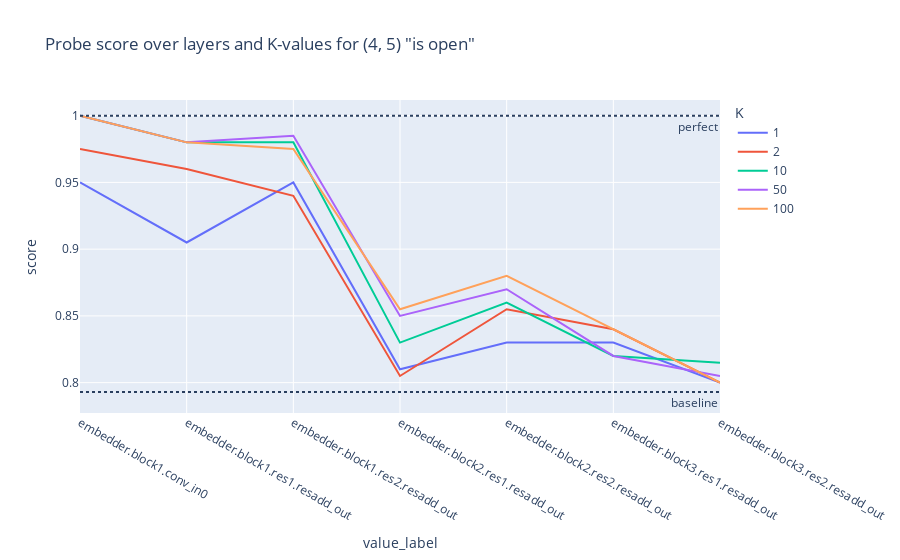
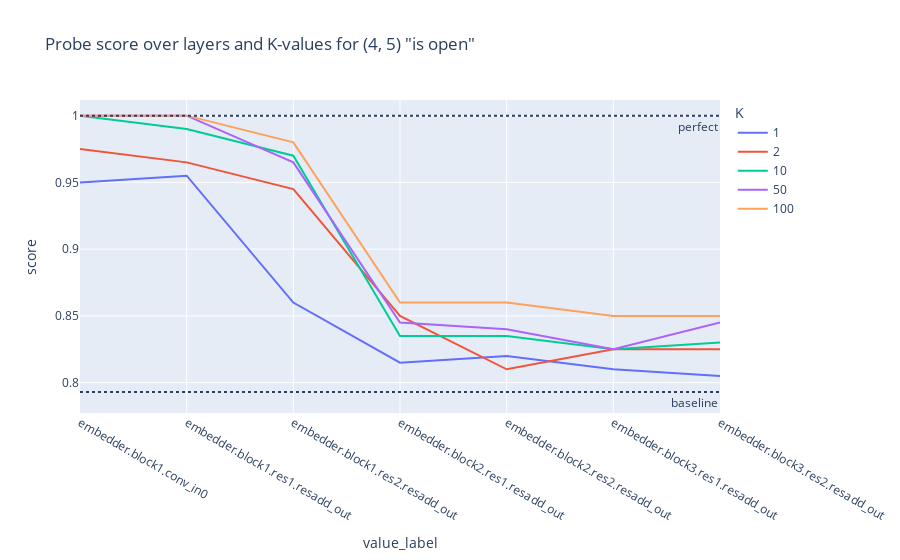

Here is the notebook cell these charts were saved with, in order:
### Code cell
test_probes_layers(blocked_is_in_4_5_array, hook1)
test_probes_layers(blocked_is_in_4_5_array, hook2)

### Figure 1 — Plotly figure (JSON) as saved in the notebook; plotly's stock layout.template omitted (floating-point values rounded to 4 significant figures)
{"data": [{"hovertemplate": "K=1<br>value_label=%{x}<br>score=%{y}<extra></extra>", "legendgroup": "1", "line": {"color": "#636efa", "dash": "solid"}, "marker": {"symbol": "circle"}, "mode": "lines", "name": "1", "orientation": "v", "showlegend": true, "type": "scatter", "x": ["embedder.block1.conv_in0", "embedder.block1.res1.resadd_out", "embedder.block1.res2.resadd_out", "embedder.block2.res1.resadd_out", "embedder.block2.res2.resadd_out", "embedder.block3.res1.resadd_out", "embedder.block3.res2.resadd_out"], "xaxis": "x", "y": [0.95, 0.905, 0.95, 0.81, 0.83, 0.83, 0.8], "yaxis": "y"}, {"hovertemplate": "K=2<br>value_label=%{x}<br>score=%{y}<extra></extra>", "legendgroup": "2", "line": {"color": "#EF553B", "dash": "solid"}, "marker": {"symbol": "circle"}, "mode": "lines", "name": "2", "orientation": "v", "showlegend": true, "type": "scatter", "x": ["embedder.block1.conv_in0", "embedder.block1.res1.resadd_out", "embedder.block1.res2.resadd_out", "embedder.block2.res1.resadd_out", "embedder.block2.res2.resadd_out", "embedder.block3.res1.resadd_out", "embedder.block3.res2.resadd_out"], "xaxis": "x", "y": [0.975, 0.96, 0.94, 0.805, 0.855, 0.84, 0.8], "yaxis": "y"}, {"hovertemplate": "K=10<br>value_label=%{x}<br>score=%{y}<extra></extra>", "legendgroup": "10", "line": {"color": "#00cc96", "dash": "solid"}, "marker": {"symbol": "circle"}, "mode": "lines", "name": "10", "orientation": "v", "showlegend": true, "type": "scatter", "x": ["embedder.block1.conv_in0", "embedder.block1.res1.resadd_out", "embedder.block1.res2.resadd_out", "embedder.block2.res1.resadd_out", "embedder.block2.res2.resadd_out", "embedder.block3.res1.resadd_out", "embedder.block3.res2.resadd_out"], "xaxis": "x", "y": [1, 0.98, 0.98, 0.83, 0.86, 0.82, 0.815], "yaxis": "y"}, {"hovertemplate": "K=50<br>value_label=%{x}<br>score=%{y}<extra></extra>", "legendgroup": "50", "line": {"color": "#ab63fa", "dash": "solid"}, "marker": {"symbol": "circle"}, "mode": "lines", "name": "50", "orientation": "v", "showlegend": true, "type": "scatter", "x": ["embedder.block1.conv_in0", "embedder.block1.res1.resadd_out", "embedder.block1.res2.resadd_out", "embedder.block2.res1.resadd_out", "embedder.block2.res2.resadd_out", "embedder.block3.res1.resadd_out", "embedder.block3.res2.resadd_out"], "xaxis": "x", "y": [1, 0.98, 0.985, 0.85, 0.87, 0.82, 0.805], "yaxis": "y"}, {"hovertemplate": "K=100<br>value_label=%{x}<br>score=%{y}<extra></extra>", "legendgroup": "100", "line": {"color": "#FFA15A", "dash": "solid"}, "marker": {"symbol": "circle"}, "mode": "lines", "name": "100", "orientation": "v", "showlegend": true, "type": "scatter", "x": ["embedder.block1.conv_in0", "embedder.block1.res1.resadd_out", "embedder.block1.res2.resadd_out", "embedder.block2.res1.resadd_out", "embedder.block2.res2.resadd_out", "embedder.block3.res1.resadd_out", "embedder.block3.res2.resadd_out"], "xaxis": "x", "y": [1, 0.98, 0.975, 0.855, 0.88, 0.84, 0.8], "yaxis": "y"}], "layout": {"annotations": [{"showarrow": false, "text": "perfect", "x": 1, "xanchor": "right", "xref": "x domain", "y": 1, "yanchor": "top", "yref": "y"}, {"showarrow": false, "text": "baseline", "x": 1, "xanchor": "right", "xref": "x domain", "y": 0.793, "yanchor": "top", "yref": "y"}], "legend": {"title": {"text": "K"}, "tracegroupgap": 0}, "shapes": [{"line": {"dash": "dot"}, "type": "line", "x0": 0, "x1": 1, "xref": "x domain", "y0": 1, "y1": 1, "yref": "y"}, {"line": {"dash": "dot"}, "type": "line", "x0": 0, "x1": 1, "xref": "x domain", "y0": 0.793, "y1": 0.793, "yref": "y"}], "title": {"text": "Probe score over layers and K-values for (4, 5) \"is open\""}, "xaxis": {"anchor": "y", "domain": [0, 1], "title": {"text": "value_label"}}, "yaxis": {"anchor": "x", "domain": [0, 1], "title": {"text": "score"}}}}

### Figure 2 — Plotly figure (JSON) as saved in the notebook; plotly's stock layout.template omitted (floating-point values rounded to 4 significant figures)
{"data": [{"hovertemplate": "K=1<br>value_label=%{x}<br>score=%{y}<extra></extra>", "legendgroup": "1", "line": {"color": "#636efa", "dash": "solid"}, "marker": {"symbol": "circle"}, "mode": "lines", "name": "1", "orientation": "v", "showlegend": true, "type": "scatter", "x": ["embedder.block1.conv_in0", "embedder.block1.res1.resadd_out", "embedder.block1.res2.resadd_out", "embedder.block2.res1.resadd_out", "embedder.block2.res2.resadd_out", "embedder.block3.res1.resadd_out", "embedder.block3.res2.resadd_out"], "xaxis": "x", "y": [0.95, 0.955, 0.86, 0.815, 0.82, 0.81, 0.805], "yaxis": "y"}, {"hovertemplate": "K=2<br>value_label=%{x}<br>score=%{y}<extra></extra>", "legendgroup": "2", "line": {"color": "#EF553B", "dash": "solid"}, "marker": {"symbol": "circle"}, "mode": "lines", "name": "2", "orientation": "v", "showlegend": true, "type": "scatter", "x": ["embedder.block1.conv_in0", "embedder.block1.res1.resadd_out", "embedder.block1.res2.resadd_out", "embedder.block2.res1.resadd_out", "embedder.block2.res2.resadd_out", "embedder.block3.res1.resadd_out", "embedder.block3.res2.resadd_out"], "xaxis": "x", "y": [0.975, 0.965, 0.945, 0.85, 0.81, 0.825, 0.825], "yaxis": "y"}, {"hovertemplate": "K=10<br>value_label=%{x}<br>score=%{y}<extra></extra>", "legendgroup": "10", "line": {"color": "#00cc96", "dash": "solid"}, "marker": {"symbol": "circle"}, "mode": "lines", "name": "10", "orientation": "v", "showlegend": true, "type": "scatter", "x": ["embedder.block1.conv_in0", "embedder.block1.res1.resadd_out", "embedder.block1.res2.resadd_out", "embedder.block2.res1.resadd_out", "embedder.block2.res2.resadd_out", "embedder.block3.res1.resadd_out", "embedder.block3.res2.resadd_out"], "xaxis": "x", "y": [1, 0.99, 0.97, 0.835, 0.835, 0.825, 0.83], "yaxis": "y"}, {"hovertemplate": "K=50<br>value_label=%{x}<br>score=%{y}<extra></extra>", "legendgroup": "50", "line": {"color": "#ab63fa", "dash": "solid"}, "marker": {"symbol": "circle"}, "mode": "lines", "name": "50", "orientation": "v", "showlegend": true, "type": "scatter", "x": ["embedder.block1.conv_in0", "embedder.block1.res1.resadd_out", "embedder.block1.res2.resadd_out", "embedder.block2.res1.resadd_out", "embedder.block2.res2.resadd_out", "embedder.block3.res1.resadd_out", "embedder.block3.res2.resadd_out"], "xaxis": "x", "y": [1, 1, 0.965, 0.845, 0.84, 0.825, 0.845], "yaxis": "y"}, {"hovertemplate": "K=100<br>value_label=%{x}<br>score=%{y}<extra></extra>", "legendgroup": "100", "line": {"color": "#FFA15A", "dash": "solid"}, "marker": {"symbol": "circle"}, "mode": "lines", "name": "100", "orientation": "v", "showlegend": true, "type": "scatter", "x": ["embedder.block1.conv_in0", "embedder.block1.res1.resadd_out", "embedder.block1.res2.resadd_out", "embedder.block2.res1.resadd_out", "embedder.block2.res2.resadd_out", "embedder.block3.res1.resadd_out", "embedder.block3.res2.resadd_out"], "xaxis": "x", "y": [1, 1, 0.98, 0.86, 0.86, 0.85, 0.85], "yaxis": "y"}], "layout": {"annotations": [{"showarrow": false, "text": "perfect", "x": 1, "xanchor": "right", "xref": "x domain", "y": 1, "yanchor": "top", "yref": "y"}, {"showarrow": false, "text": "baseline", "x": 1, "xanchor": "right", "xref": "x domain", "y": 0.793, "yanchor": "top", "yref": "y"}], "legend": {"title": {"text": "K"}, "tracegroupgap": 0}, "shapes": [{"line": {"dash": "dot"}, "type": "line", "x0": 0, "x1": 1, "xref": "x domain", "y0": 1, "y1": 1, "yref": "y"}, {"line": {"dash": "dot"}, "type": "line", "x0": 0, "x1": 1, "xref": "x domain", "y0": 0.793, "y1": 0.793, "yref": "y"}], "title": {"text": "Probe score over layers and K-values for (4, 5) \"is open\""}, "xaxis": {"anchor": "y", "domain": [0, 1], "title": {"text": "value_label"}}, "yaxis": {"anchor": "x", "domain": [0, 1], "title": {"text": "score"}}}}
